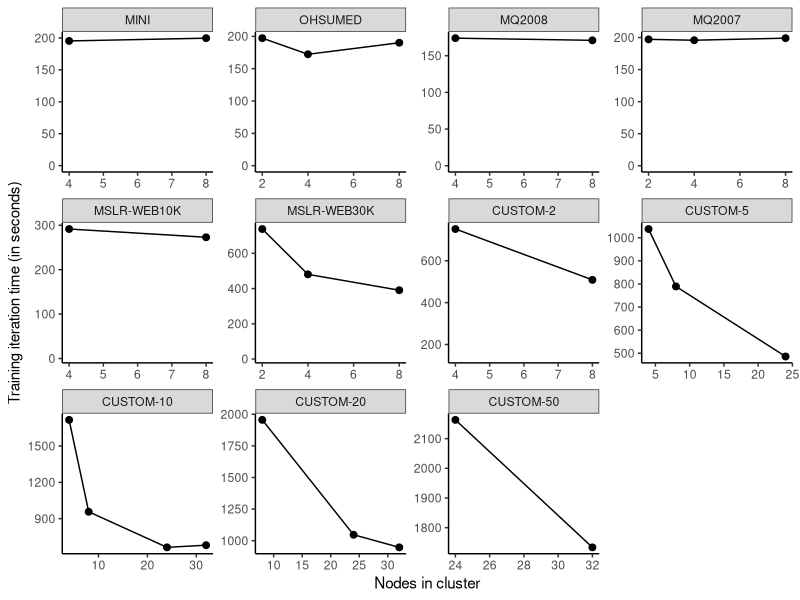

Generate this figure with R:
setwd("C:/Git-data/Afstuderen/measurements")
library(ggplot2)
library(mgcv)
library(stringr)
library(scales)
measure = read.csv("raw_data.csv") # read csv file
measure$seconds <- measure$trainTime/1000
measure$dataset <- factor(measure$dataset, levels = c("MINI", "OHSUMED", "MQ2008", "MQ2007", "MSLR-WEB10K", "MSLR-WEB30K", "CUSTOM-2", "CUSTOM-5", "CUSTOM-10", "CUSTOM-20", "CUSTOM-50", "CUSTOM-100"))
measure <- measure[!is.na(measure$dataset),]
d <- ggplot(data=measure, aes(x=nodeCount, y=seconds))
d <- d + geom_point(size=2) + geom_line() + theme_bw() + 
	theme(
		panel.grid.major = element_blank(),
		panel.grid.minor = element_blank(),
		panel.border     = element_blank(),
		panel.background = element_blank(),
		axis.line = element_line(color='black')
	) + facet_wrap(~ dataset, scales="free")+
	xlab("Nodes in cluster") +
	ylab("Training iteration time (in seconds)")
ggplot_build(d)